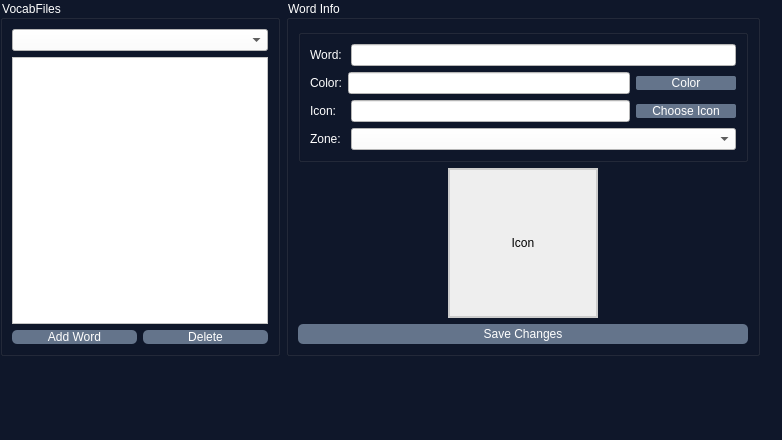
<?xml version="1.0" encoding="UTF-8"?>
<ui version="4.0">
 <class>Form</class>
 <widget class="QWidget" name="Form">
  <property name="geometry">
   <rect>
    <x>0</x>
    <y>0</y>
    <width>782</width>
    <height>440</height>
   </rect>
  </property>
  <property name="windowTitle">
   <string>Form</string>
  </property>
  <property name="styleSheet">
   <string notr="true">background-color: rgb(15, 23, 42); color: #fff</string>
  </property>
  <widget class="QLabel" name="label">
   <property name="geometry">
    <rect>
     <x>11</x>
     <y>11</y>
     <width>179</width>
     <height>24</height>
    </rect>
   </property>
   <property name="sizePolicy">
    <sizepolicy hsizetype="Preferred" vsizetype="Fixed">
     <horstretch>0</horstretch>
     <verstretch>0</verstretch>
    </sizepolicy>
   </property>
   <property name="font">
    <font>
     <pointsize>12</pointsize>
     <weight>75</weight>
     <bold>true</bold>
    </font>
   </property>
   <property name="text">
    <string>VOCAB MANAGER</string>
   </property>
  </widget>
  <widget class="QWidget" name="">
   <layout class="QHBoxLayout" name="horizontalLayout">
    <item>
     <widget class="QGroupBox" name="groupBox">
      <property name="sizePolicy">
       <sizepolicy hsizetype="Minimum" vsizetype="MinimumExpanding">
        <horstretch>0</horstretch>
        <verstretch>0</verstretch>
       </sizepolicy>
      </property>
      <property name="styleSheet">
       <string notr="true"/>
      </property>
      <property name="title">
       <string>VocabFiles</string>
      </property>
      <layout class="QVBoxLayout" name="verticalLayout">
       <item>
        <widget class="QComboBox" name="file_list">
         <property name="sizePolicy">
          <sizepolicy hsizetype="Fixed" vsizetype="Fixed">
           <horstretch>0</horstretch>
           <verstretch>0</verstretch>
          </sizepolicy>
         </property>
         <property name="minimumSize">
          <size>
           <width>256</width>
           <height>0</height>
          </size>
         </property>
         <property name="styleSheet">
          <string notr="true">background-color: #fff; color:black;</string>
         </property>
        </widget>
       </item>
       <item>
        <widget class="QListWidget" name="word_list">
         <property name="sizePolicy">
          <sizepolicy hsizetype="Expanding" vsizetype="MinimumExpanding">
           <horstretch>0</horstretch>
           <verstretch>0</verstretch>
          </sizepolicy>
         </property>
         <property name="styleSheet">
          <string notr="true">background: #fff; color:black;</string>
         </property>
        </widget>
       </item>
       <item>
        <layout class="QHBoxLayout" name="horizontalLayout_3">
         <item>
          <widget class="QPushButton" name="add_button">
           <property name="styleSheet">
            <string notr="true">background-color: #64748b; border-radius: 5px;</string>
           </property>
           <property name="text">
            <string>Add Word</string>
           </property>
          </widget>
         </item>
         <item>
          <widget class="QPushButton" name="delete_button">
           <property name="styleSheet">
            <string notr="true">background-color: #64748b; border-radius: 5px;</string>
           </property>
           <property name="text">
            <string>Delete</string>
           </property>
          </widget>
         </item>
        </layout>
       </item>
      </layout>
     </widget>
    </item>
    <item>
     <widget class="QGroupBox" name="groupBox_2">
      <property name="sizePolicy">
       <sizepolicy hsizetype="Expanding" vsizetype="Preferred">
        <horstretch>48</horstretch>
        <verstretch>0</verstretch>
       </sizepolicy>
      </property>
      <property name="title">
       <string>Word Info</string>
      </property>
      <layout class="QVBoxLayout" name="verticalLayout_5">
       <item>
        <widget class="QGroupBox" name="groupBox_3">
         <property name="sizePolicy">
          <sizepolicy hsizetype="Preferred" vsizetype="Minimum">
           <horstretch>0</horstretch>
           <verstretch>0</verstretch>
          </sizepolicy>
         </property>
         <property name="minimumSize">
          <size>
           <width>450</width>
           <height>0</height>
          </size>
         </property>
         <property name="title">
          <string/>
         </property>
         <layout class="QVBoxLayout" name="verticalLayout_3">
          <item>
           <layout class="QHBoxLayout" name="horizontalLayout_4">
            <item>
             <widget class="QLabel" name="label_3">
              <property name="sizePolicy">
               <sizepolicy hsizetype="Fixed" vsizetype="Preferred">
                <horstretch>0</horstretch>
                <verstretch>0</verstretch>
               </sizepolicy>
              </property>
              <property name="minimumSize">
               <size>
                <width>35</width>
                <height>0</height>
               </size>
              </property>
              <property name="styleSheet">
               <string notr="true">color: #fff</string>
              </property>
              <property name="text">
               <string>Word:</string>
              </property>
             </widget>
            </item>
            <item>
             <widget class="QLineEdit" name="word_edit">
              <property name="sizePolicy">
               <sizepolicy hsizetype="MinimumExpanding" vsizetype="Fixed">
                <horstretch>0</horstretch>
                <verstretch>0</verstretch>
               </sizepolicy>
              </property>
              <property name="styleSheet">
               <string notr="true">background-color: #fff;color:black;</string>
              </property>
             </widget>
            </item>
           </layout>
          </item>
          <item>
           <layout class="QHBoxLayout" name="horizontalLayout_6">
            <item>
             <widget class="QLabel" name="label_5">
              <property name="sizePolicy">
               <sizepolicy hsizetype="Fixed" vsizetype="Preferred">
                <horstretch>0</horstretch>
                <verstretch>0</verstretch>
               </sizepolicy>
              </property>
              <property name="text">
               <string>Color:</string>
              </property>
             </widget>
            </item>
            <item>
             <widget class="QLineEdit" name="color_edit">
              <property name="sizePolicy">
               <sizepolicy hsizetype="MinimumExpanding" vsizetype="Fixed">
                <horstretch>0</horstretch>
                <verstretch>0</verstretch>
               </sizepolicy>
              </property>
              <property name="styleSheet">
               <string notr="true">background-color: #fff;color:black;</string>
              </property>
             </widget>
            </item>
            <item>
             <widget class="QPushButton" name="color_button">
              <property name="sizePolicy">
               <sizepolicy hsizetype="Fixed" vsizetype="Fixed">
                <horstretch>0</horstretch>
                <verstretch>0</verstretch>
               </sizepolicy>
              </property>
              <property name="minimumSize">
               <size>
                <width>100</width>
                <height>0</height>
               </size>
              </property>
              <property name="styleSheet">
               <string notr="true">background-color: #64748b; border-radius: 2px;</string>
              </property>
              <property name="text">
               <string>Color</string>
              </property>
             </widget>
            </item>
           </layout>
          </item>
          <item>
           <layout class="QHBoxLayout" name="horizontalLayout_5">
            <item>
             <widget class="QLabel" name="label_4">
              <property name="minimumSize">
               <size>
                <width>35</width>
                <height>0</height>
               </size>
              </property>
              <property name="text">
               <string>Icon:</string>
              </property>
             </widget>
            </item>
            <item>
             <widget class="QLineEdit" name="icon_edit">
              <property name="styleSheet">
               <string notr="true">background-color: #fff;color:black;</string>
              </property>
             </widget>
            </item>
            <item>
             <widget class="QPushButton" name="icon_button">
              <property name="minimumSize">
               <size>
                <width>100</width>
                <height>0</height>
               </size>
              </property>
              <property name="styleSheet">
               <string notr="true">background-color: #64748b; border-radius: 2px;</string>
              </property>
              <property name="text">
               <string>Choose Icon</string>
              </property>
             </widget>
            </item>
           </layout>
          </item>
          <item>
           <layout class="QHBoxLayout" name="horizontalLayout_7">
            <item>
             <widget class="QLabel" name="label_9">
              <property name="minimumSize">
               <size>
                <width>35</width>
                <height>0</height>
               </size>
              </property>
              <property name="text">
               <string>Zone:</string>
              </property>
             </widget>
            </item>
            <item>
             <widget class="QComboBox" name="ZoneCombo">
              <property name="sizePolicy">
               <sizepolicy hsizetype="Expanding" vsizetype="Fixed">
                <horstretch>0</horstretch>
                <verstretch>0</verstretch>
               </sizepolicy>
              </property>
              <property name="styleSheet">
               <string notr="true">background-color: #fff;color:black;</string>
              </property>
             </widget>
            </item>
           </layout>
          </item>
         </layout>
        </widget>
       </item>
       <item>
        <layout class="QVBoxLayout" name="verticalLayout_4">
         <item>
          <layout class="QHBoxLayout" name="horizontalLayout_2">
           <item>
            <widget class="QLabel" name="icon_preview">
             <property name="sizePolicy">
              <sizepolicy hsizetype="Fixed" vsizetype="Fixed">
               <horstretch>0</horstretch>
               <verstretch>0</verstretch>
              </sizepolicy>
             </property>
             <property name="minimumSize">
              <size>
               <width>150</width>
               <height>150</height>
              </size>
             </property>
             <property name="styleSheet">
              <string notr="true">QLabel {
                border: 2px solid #cccccc;
                background-color: #eeeeee;
				color: black;
            }</string>
             </property>
             <property name="text">
              <string>Icon</string>
             </property>
             <property name="alignment">
              <set>Qt::AlignCenter</set>
             </property>
            </widget>
           </item>
          </layout>
         </item>
         <item>
          <widget class="QPushButton" name="save_button">
           <property name="minimumSize">
            <size>
             <width>0</width>
             <height>20</height>
            </size>
           </property>
           <property name="styleSheet">
            <string notr="true">background-color: #64748b; border-radius: 5px;</string>
           </property>
           <property name="text">
            <string>Save Changes</string>
           </property>
          </widget>
         </item>
        </layout>
       </item>
      </layout>
     </widget>
    </item>
   </layout>
  </widget>
 </widget>
 <resources/>
 <connections/>
</ui>
